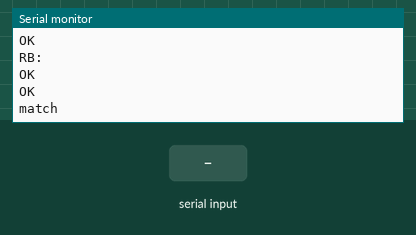
Recording of a sketch running on a simulated Arduino Mega 2560, built with avr-gcc and run on an emulated ATmega2560. On the bench: the last lines printed to the serial monitor. The inputs (shaded band) are chosen by the test bench. The modem accepts every AT command (registered, SIM ready, sends succeed) and sends nothing else.

Above: at 4.6 s.
4.7 s: "1\n" received over Serial
At 5.7 s:
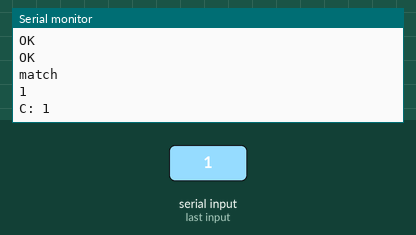
6.3 s: "1\n" received over the second serial link
At 8.6 s:
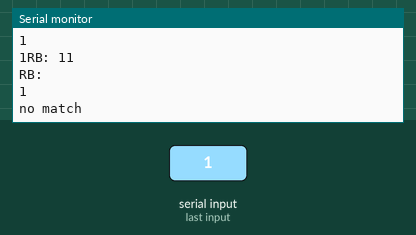

The sketch:

esp8266_9600.ino
```cpp
void setup()
{
  // Setup serial monitor wait for available.
  Serial.begin(9600);
  while(!Serial);

  // Open serial communications and wait for port to open:
  //serial 2 is to esp8266
  Serial3.begin(115200);
  Serial3.setTimeout(4000);
  while(!Serial3);
  // Not sure if these two are needed . . .
  Serial3.flush();
  while(Serial3.available() > 0) Serial3.read();

  if (!sendCmdAndRead(Serial3, "AT", "OK", "")) {
    Serial.println("Hmm, not responding");
    while(1);
  }

  if (!sendCmdAndRead(Serial3, "AT+UART_DEF=9600,8,1,0,0", "OK", "")) {
    Serial.println("Hmm, not responding");
    while(1);
  }

  Serial3.end();

  Serial3.begin(9600);
  while(!Serial3);
  // Not sure if these two are needed . . .
  Serial3.flush();
  while(Serial3.available() > 0) Serial3.read();

  if (!sendCmdAndRead(Serial3, "AT", "OK", "")) {
    Serial.println("Hmm, not responding");
    while(1);
  }
}

bool sendCmdAndRead(Stream& stream, String cmd, String waitString, String errorString) {
  sendCmdAndReadWDelay(stream, cmd, 100, waitString, errorString);
}

bool sendCmdAndReadWDelay(Stream& stream, String cmd, int delayTime, String waitString, String errorString) {
  Serial.print("C: ");
  Serial.println(cmd);
  stream.println(cmd);
  if (delayTime > 0) delay(delayTime);
  int retries = 10;
  while (!stream.available()) {
    delay(10);
  }
  String match;
  String readbuff;
  int av = stream.available();

  while (av > 0) {
    Serial.println(av);
    while (av-- > 0) {
      char c = stream.read();
      Serial.write(c);
      readbuff += c;
    }
    Serial.write("RB: ");
    Serial.write(readbuff.c_str());
    match += readbuff;
    readbuff = "";
    if (match.indexOf(waitString) != -1) break;
    delay(500);
    av = stream.available();
  }

  Serial.println(match.c_str());
  Serial.println(match.indexOf(waitString) != -1 ? "match" : "no match");
  Serial.flush();
  delay(1000);
  return match.indexOf(waitString) != -1;
}


void loop()
{
  String line = readSerial(Serial);
  Serial.println(line);
  if (line.length() > 0) {
    sendCmdAndRead(Serial3, line, "OK", "");
  }
   delay(10000);

}

String readSerial(Stream& stream)
{
  String result = "";
  while (true) {
    int av = stream.available();
    while (av-- > 0) {
      char c = stream.read();
//      Serial.print(c, HEX);
      if (c == '\r') {
        if (stream.peek() == '\n') stream.read();
        Serial.println();
        return result;
      }
      result += c;
    }
    delay(100);
    if (!stream.available() && result.length() > 0) return result;
  }
}
```

Measured:
- after the input at 4.7 s, the serial monitor: prints a new line after 0.11 s (image 1)
- after the input at 6.3 s, the serial monitor: prints a new line at once (image 2)
